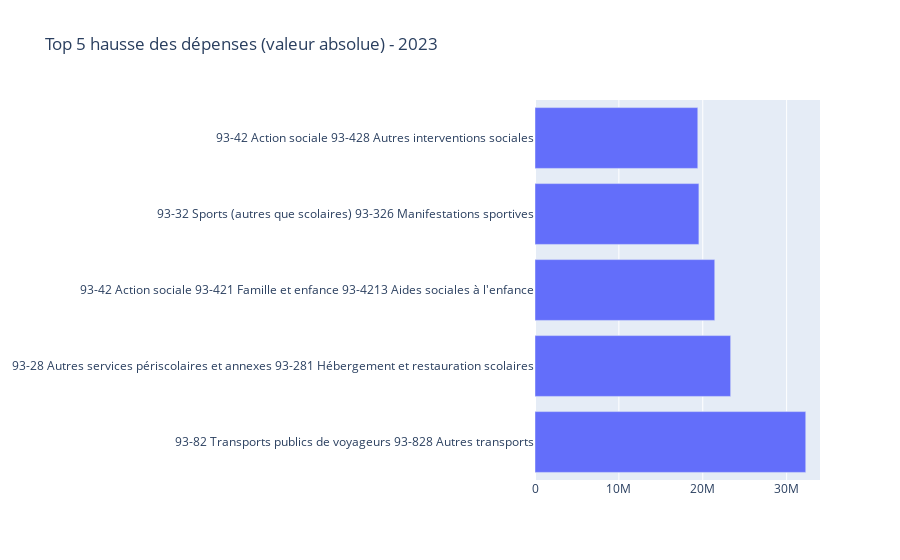

Notebook cell for this chart:
### Code cell
n = 5
year = 2023
df_diff_year = df_diff[
    (df_diff["Année"]==year) &
    (df_diff["Valeur"] > 0)
]
title = f"Top {n} hausse des dépenses (valeur absolue) - {year}"
bar_chart(df_diff_year.sort_values(by=["Valeur"], ascending=False)[:n], x="Valeur",y="Nom_Colonne",split=None, orient="h", title=title, hover="Pct_change").show()
title = f"Top {n} hausse des dépenses (valeur relative) - {year}"
bar_chart(df_diff_year.sort_values(by=["Pct_change"], ascending=False)[:n], x="Pct_change",y="Nom_Colonne",split=None, orient="h", title=title, hover="Valeur").show()

### Figure 1 — Plotly figure (JSON) as saved in the notebook; plotly's stock layout.template omitted (floating-point values rounded to 4 significant figures)
{"data": [{"hovertext": [0.08, 0.27, 0.05, 0.6, 0.05], "orientation": "h", "type": "bar", "x": [32280000.0, 23330000.0, 21430000.0, 19540000.0, 19410000.0], "y": ["93-82 Transports publics de voyageurs 93-828 Autres transports", "93-28 Autres services périscolaires et annexes 93-281 Hébergement et restauration scolaires", "93-42 Action sociale 93-421 Famille et enfance 93-4213 Aides sociales à l'enfance", "93-32 Sports (autres que scolaires) 93-326 Manifestations sportives", "93-42 Action sociale 93-428 Autres interventions sociales"]}], "layout": {"barmode": "group", "title": {"text": "Top 5 hausse des dépenses (valeur absolue) - 2023"}}}
